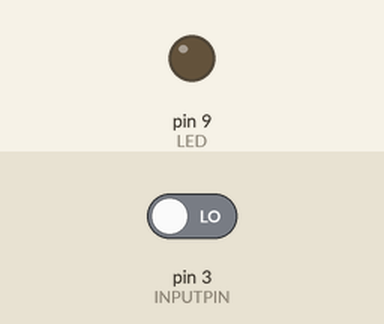
Bench run of a sketch on a simulated SparkFun Pro Micro, built with avr-gcc and run on an emulated ATmega32U4. Shown: output pins drawn as LEDs (lit = HIGH). Inputs (shaded band) come from the test bench; at power-on: pin 3 (INPUTPIN) LOW.

Above: at 1.2 s.
1.3 s: pin 3 (INPUTPIN) driven HIGH
At 2.3 s:
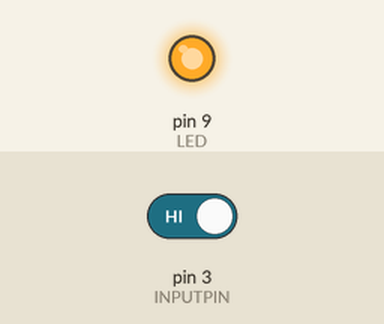
2.8 s: pin 3 (INPUTPIN) driven LOW
At 3.4 s:
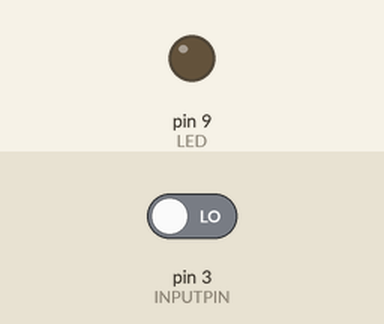
Timing chart, 0 to 5.8 s (numbered marks = the images above; inputs shaded):
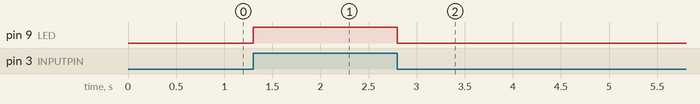

Measured:
- after the input at 1.3 s, pin 9 (LED): LOW → HIGH at once
- after the input at 2.8 s, pin 9 (LED): HIGH → LOW at once

The sketch:

volca_sync_out_led.ino
```cpp
// (licence header left out)
const int INPUTPIN = 3;
const int LED = 9;

void onChange() {
  digitalWrite(LED, digitalRead(INPUTPIN));
}

void setup() {
  pinMode(LED, OUTPUT);
  attachInterrupt(digitalPinToInterrupt(INPUTPIN), onChange, CHANGE);
}

void loop() {
  // nothing
}
```
